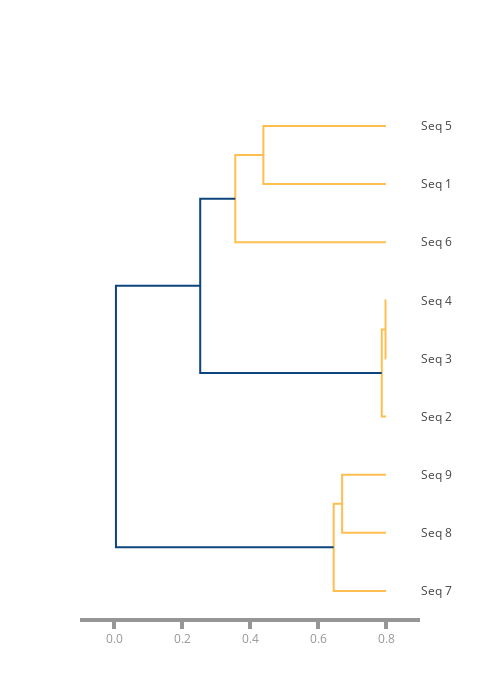

The code cell stored with this chart in its notebook:
### Code cell
names = ["Seq " + str(e + 1) for e in range(len(hamming_array))]
fig = FF.create_dendrogram(hamming_array.data, 
                           orientation='right',
                           labels=names)


fig['layout'].update(
    width=500,
    height=700,                     
)

fig['layout']['yaxis'].update(dict(side='right', 
                                   showline=False,
                                   ticks='',
                                   zeroline=True,
                                   zerolinewidth=4,
                                   zerolinecolor='#969696')
                              )

fig['layout']['xaxis'].update(dict(showline=False,
                                   showticklabels=True,
                                   ticktext=np.array(['0.0', '0.2', '0.4', '0.6', '0.8']),
                                   tickvals=[-0.8, -0.6, -0.4, -0.2, -0.0],
                                   tickfont=dict(color='#969696'),
                                   mirror=None,
                                   ticklen=8,
                                   tickwidth=4,
                                   tickcolor='#969696',
                                   range=[-0.9, 0.1])
                             )
tips = []
for i in fig['data']:
    if 0 in i['x']:
        i['marker']['color'] = '#ffbe4f'
    else:
        i['marker']['color'] = '#0c457d'

for i in range(len(names)):
    if fig['layout']['yaxis']['ticktext'][i] in group1:
        color = '#e8702a'
        symbol = 'circle'
    else:
        color = '#0ea7b5'
        symbol = 'triangle-left'
        
    x = [-0.0]
    y = [fig['layout']['yaxis']['tickvals'][i]]
    trace = go.Scatter(x=x, y=y, 
                       mode='markers',
                       marker=dict(
                            size=10,
                            color=color,
                            symbol=symbol)
                      )
    list(fig['data']).append(trace)

iplot(fig, filename='phylo-dendrogram')

### Figure 1 — Plotly figure (JSON) as saved in the notebook; plotly's stock layout.template omitted (floating-point values rounded to 4 significant figures)
{"data": [{"hoverinfo": "text", "marker": {"color": "#ffbe4f"}, "mode": "lines", "type": "scatter", "uid": "b4b2df49-bbce-495b-8fd7-f532c27f0bf4", "x": [0, -0.129, -0.129, 0], "xaxis": "x", "y": [15, 15, 25, 25], "yaxis": "y"}, {"hoverinfo": "text", "marker": {"color": "#ffbe4f"}, "mode": "lines", "type": "scatter", "uid": "c551e402-5725-4b37-800f-71b4392c85f1", "x": [0, -0.1539, -0.1539, -0.129], "xaxis": "x", "y": [5, 5, 20, 20], "yaxis": "y"}, {"hoverinfo": "text", "marker": {"color": "#ffbe4f"}, "mode": "lines", "type": "scatter", "uid": "afcc6de5-9bf7-4a8e-bcaf-26145cd651d0", "x": [0, -0.001414, -0.001414, 0], "xaxis": "x", "y": [45, 45, 55, 55], "yaxis": "y"}, {"hoverinfo": "text", "marker": {"color": "#ffbe4f"}, "mode": "lines", "type": "scatter", "uid": "51f2db66-3e54-4a2e-9583-39a879278a21", "x": [0, -0.01249, -0.01249, -0.001414], "xaxis": "x", "y": [35, 35, 50, 50], "yaxis": "y"}, {"hoverinfo": "text", "marker": {"color": "#ffbe4f"}, "mode": "lines", "type": "scatter", "uid": "77367f7f-1e6b-4da2-8680-104de96cc162", "x": [0, -0.3606, -0.3606, 0], "xaxis": "x", "y": [75, 75, 85, 85], "yaxis": "y"}, {"hoverinfo": "text", "marker": {"color": "#ffbe4f"}, "mode": "lines", "type": "scatter", "uid": "71bec777-6cc3-4356-ae76-0a9dfdff9481", "x": [0, -0.4433, -0.4433, -0.3606], "xaxis": "x", "y": [65, 65, 80, 80], "yaxis": "y"}, {"hoverinfo": "text", "marker": {"color": "#0c457d"}, "mode": "lines", "type": "scatter", "uid": "e2011136-a458-4dbd-aa46-04d41270035e", "x": [-0.01249, -0.5464, -0.5464, -0.4433], "xaxis": "x", "y": [42.5, 42.5, 72.5, 72.5], "yaxis": "y"}, {"hoverinfo": "text", "marker": {"color": "#0c457d"}, "mode": "lines", "type": "scatter", "uid": "113876ae-649f-417d-985b-746e91d685b1", "x": [-0.1539, -0.7943, -0.7943, -0.5464], "xaxis": "x", "y": [12.5, 12.5, 57.5, 57.5], "yaxis": "y"}], "layout": {"autosize": false, "height": 700, "hovermode": "closest", "showlegend": false, "width": 500, "xaxis": {"range": [-0.9, 0.1], "rangemode": "tozero", "showgrid": false, "showline": false, "showticklabels": true, "tickcolor": "#969696", "tickfont": {"color": "#969696"}, "ticklen": 8, "ticks": "outside", "ticktext": ["0.0", "0.2", "0.4", "0.6", "0.8"], "tickvals": [-0.8, -0.6, -0.4, -0.2, 0], "tickwidth": 4, "type": "linear", "zeroline": false}, "yaxis": {"mirror": "allticks", "rangemode": "tozero", "showgrid": false, "showline": false, "showticklabels": true, "side": "right", "tickmode": "array", "ticks": "", "ticktext": ["Seq 7", "Seq 8", "Seq 9", "Seq 2", "Seq 3", "Seq 4", "Seq 6", "Seq 1", "Seq 5"], "tickvals": [5, 15, 25, 35, 45, 55, 65, 75, 85], "type": "linear", "zeroline": true, "zerolinecolor": "#969696", "zerolinewidth": 4}}}
